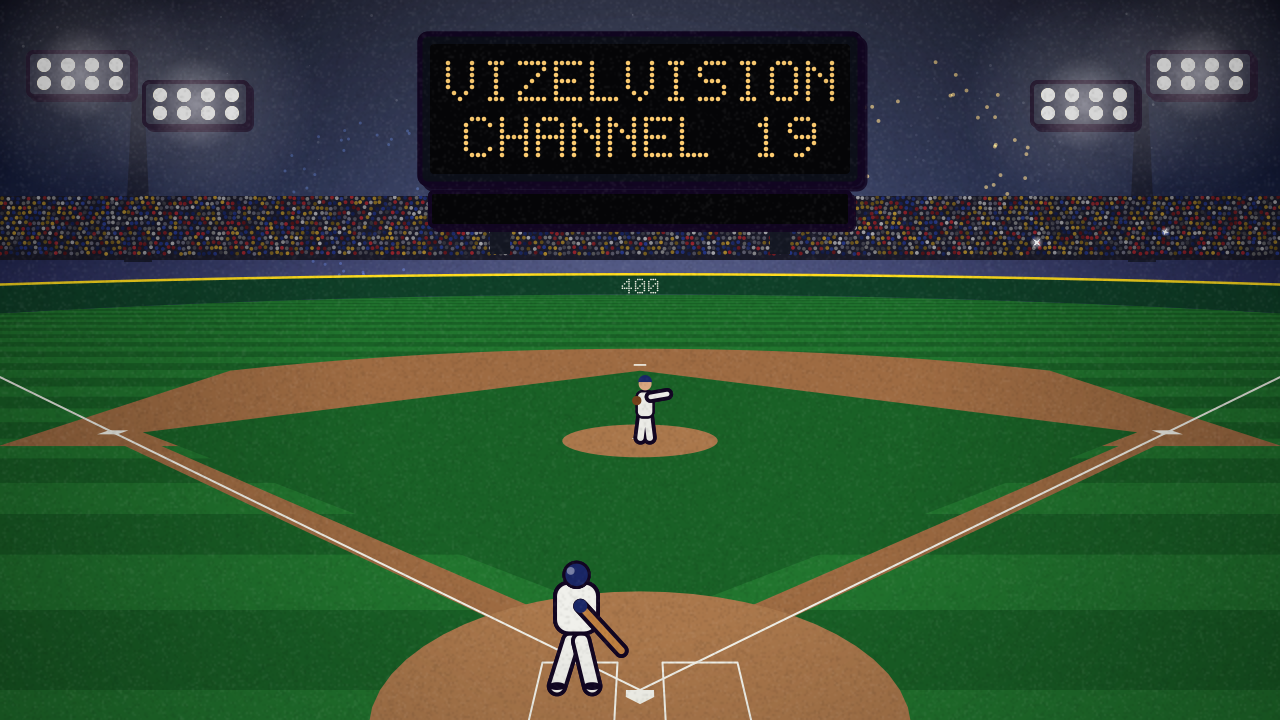

Python code for this plot:
"""Baseball on VizelVision: a ballpark at night, seen from high behind home plate. The
light banks bang on one by one, the organ plays the open logo, and the PA announces the
batter as the scoreboard spells it: NOW BATTING, No. 19, VIZELVISION. The pitch, the
crack of the bat, and the ball sails out over centre field into the scoreboard, which
bursts into HOME RUN! on the closed logo, with fireworks and the crowd on its feet. The
ribbon board under it carries the game on air (master's live text).

Aired only during an MLB game (LEAGUES). The PA is Jupiter, the Sports ID's baritone, with
the ballpark's echo: "Now batting... number nineteen... Vizzle Vision!"
"""
import math
import random
from functools import lru_cache

import cairo

from common import (INK, PINK, TAU, W, H, WHITE, YELLOW, back_out, clamp, ease_in, ease_in_out, ease_out, font,  # noqa: F401
                    glint, grain, inked, inked_stroke, mix, pulse, rounded_rect, span, vignette, PIXEL_FONT)

ID = 'baseball'
NAME = 'Baseball on VizelVision'
KIND = 'ident'
ORDER = 20
DESCRIPTION = ('Only during baseball: a night ballpark, the organ on the logo, the PA announcing No. 19, '
               'VizelVision, and a home run into the scoreboard on the closed logo, with fireworks. The ribbon '
               'board shows the game on air. Jupiter on the PA.')
DURATION = 10.0
STILL_AT = 8.6
LEAGUES = ('mlb',)

# Hit points (the music's too: promos/music.py).
BANKS_ON = (0.1, 0.3, 0.5, 0.7)                # the four light banks
ORGAN = 1.0                                     # the open logo on the organ
BOARD_ON = 0.9
NOW_BATTING = 1.9                               # the PA, and the board spelling it
NAME_AT = 3.9                                   # "...Vizzle Vision!" (the board's letters)
WINDUP = (4.75, 5.1)
RELEASE = 5.1
CONTACT = 5.5                                   # crack
FLIGHT = (5.5, 7.0)
HOME_RUN = 7.0                                  # the closed logo: into the scoreboard
FIREWORKS = (7.05, 7.3, 7.55, 8.05)
SIGN_OFF = 8.2                                  # VIZELVISION / CHANNEL 19 on the board
FADE = (9.25, 9.6)

HORIZON, CAMERA_H, CAMERA_D, FOCAL = 250, 22.0, 45.0, 900.0
BOARD = (420, 34, 440, 150)                     # the scoreboard: x, y, w, h
RIBBON = (430, 192, 420, 34)                    # the ribbon board under it
AMBER = (1.0, 0.72, 0.2)

OVERLAYS = [
    {'field': 'programme', 'box': [RIBBON[0] + 10, RIBBON[1] + 3, RIBBON[2] - 20, RIBBON[3] - 6],
     'from': BOARD_ON + 0.3, 'to': FADE[0] + 0.1,
     'style': {'font': 'Nimbus Sans Narrow', 'bold': True, 'size': 26, 'min_size': 13, 'color': list(AMBER),
               'upper': True, 'tracking': 0.08},
     'enter': {'kind': 'fade', 'seconds': 0.3}, 'exit': {'kind': 'fade', 'seconds': 0.3}},
]


# ---------------------------------------------------------------- the camera

def project(u, v, z=0.0):
    """Field feet (u right of home plate, v towards centre field, z up) to the frame."""
    depth = v + CAMERA_D
    return W / 2 + FOCAL * u / depth, HORIZON + FOCAL * (CAMERA_H - z) / depth


def scale_at(v):
    return FOCAL / (v + CAMERA_D)


def polygon(ctx, points):
    ctx.move_to(*project(*points[0]))
    for p in points[1:]:
        ctx.line_to(*project(*p))
    ctx.close_path()


def arc_points(cu, cv, r, a0, a1, n=48):
    return [(cu + r * math.sin(a0 + (a1 - a0) * k / n), cv + r * math.cos(a0 + (a1 - a0) * k / n)) for k in range(n + 1)]


def wall_distance(angle):
    """The fence: 330 ft down the lines, 400 to centre."""
    return 330 + 70 * math.cos(angle * 2) ** 0.8 if abs(angle) < math.pi / 4 else 330


# ---------------------------------------------------------------- the lights

def bank_level(t, i):
    on = BANKS_ON[i]
    if t < on:
        return 0.0
    p = span(t, on, on + 0.25)
    return 1.0 if p >= 1 else (0.5 + 0.5 * math.sin(p * 41) ** 2) * p ** 0.5


def lit(t):
    return sum(bank_level(t, i) for i in range(4)) / 4


BANK_PLACES = ((80, 74), (196, 104), (1200, 74), (1084, 104))


def sky(ctx, t):
    g = cairo.LinearGradient(0, 0, 0, HORIZON + 40)
    g.add_color_stop_rgb(0, 0.01, 0.015, 0.07)
    g.add_color_stop_rgb(0.7, 0.04, 0.07, 0.2)
    g.add_color_stop_rgb(1, 0.12, 0.13, 0.32)
    ctx.set_source(g)
    ctx.paint()
    rand = random.Random(4)
    for _ in range(40):
        x, y = rand.uniform(0, W), rand.uniform(0, 160)
        ctx.arc(x, y, rand.uniform(0.6, 1.5), 0, TAU)
        ctx.set_source_rgba(1, 1, 1, rand.uniform(0.2, 0.7) * (1 - 0.7 * lit(t)))
        ctx.fill()
    level = lit(t)
    if level > 0:
        haze = cairo.RadialGradient(W / 2, HORIZON, 50, W / 2, HORIZON, 800)
        haze.add_color_stop_rgba(0, 0.8, 0.85, 1.0, 0.32 * level)
        haze.add_color_stop_rgba(1, 0.8, 0.85, 1.0, 0)
        ctx.set_source(haze)
        ctx.paint()


def towers(ctx, t):
    for i, (x, y) in enumerate(BANK_PLACES):
        if i % 2 == 0:                                   # one mast for each pair of banks
            ctx.move_to(x + (58 if x < W / 2 else -58) - 6, y + 20)
            ctx.line_to(x + (58 if x < W / 2 else -58) - 14, 262)
            ctx.line_to(x + (58 if x < W / 2 else -58) + 14, 262)
            ctx.line_to(x + (58 if x < W / 2 else -58) + 6, y + 20)
            ctx.close_path()
            ctx.set_source_rgb(0.1, 0.11, 0.19)
            ctx.fill()
    for i, (x, y) in enumerate(BANK_PLACES):
        level = bank_level(t, i)
        rounded_rect(ctx, x - 52, y - 22, 104, 44, 6)
        inked(ctx, (0.16, 0.17, 0.26), 4, (4, 4))
        lamp = mix((0.25, 0.26, 0.33), (1.0, 0.97, 0.86), level)
        for r in range(2):
            for c in range(4):
                ctx.arc(x - 36 + c * 24, y - 9 + r * 18, 7, 0, TAU)
                ctx.set_source_rgb(*lamp)
                ctx.fill()
        if level > 0:
            ctx.save()
            ctx.set_operator(cairo.OPERATOR_ADD)
            strike = pulse(t, BANKS_ON[i], 0.5)
            r = 120 + 220 * strike
            g = cairo.RadialGradient(x, y, 0, x, y, r)
            g.add_color_stop_rgba(0, 1, 0.97, 0.9, 0.5 * level + 0.35 * strike)
            g.add_color_stop_rgba(0.4, 1, 0.95, 0.85, 0.12 * level)
            g.add_color_stop_rgba(1, 1, 1, 1, 0)
            ctx.set_source(g)
            ctx.arc(x, y, r, 0, TAU)
            ctx.fill()
            ctx.restore()


# ---------------------------------------------------------------- the park

@lru_cache(maxsize=None)
def crowd_surface():
    """The bleachers beyond the fence: rows of fans, drawn once."""
    w, h = W, 70
    surface = cairo.ImageSurface(cairo.FORMAT_ARGB32, w, h)
    ctx = cairo.Context(surface)
    rand = random.Random(19)
    shirts = ((0.85, 0.2, 0.25), (0.92, 0.92, 0.95), (0.2, 0.3, 0.75), (0.95, 0.75, 0.25), (0.55, 0.55, 0.65))
    ctx.set_source_rgb(0.1, 0.1, 0.16)
    ctx.paint()
    for row in range(3, h - 2, 5):
        x = rand.uniform(0, 4)
        while x < w:
            value = rand.uniform(0.35, 0.7)
            ctx.arc(x, row + rand.uniform(-1, 1), 1.9, 0, TAU)
            ctx.set_source_rgba(*(c * value for c in rand.choice(shirts)), 1)
            ctx.fill()
            x += rand.uniform(4, 6.5)
    return surface


def fence_points(z):
    n = 60
    return [(wall_distance(a) * math.sin(a), wall_distance(a) * math.cos(a), z)
            for a in (-math.pi / 4 - 0.25 + (math.pi / 2 + 0.5) * k / n for k in range(n + 1))]


def stands(ctx, t, frame):
    top = fence_points(10)
    ctx.save()
    ctx.move_to(0, 196)
    ctx.line_to(W, 196)
    for p in reversed(top):
        ctx.line_to(*project(*p))
    ctx.close_path()
    ctx.clip()
    ctx.set_source_surface(crowd_surface(), 0, 190)
    ctx.paint()
    ctx.set_source_rgba(0.02, 0.02, 0.08, 0.6 * (1 - lit(t)))
    ctx.paint()
    ctx.restore()
    storm = max(pulse(t, HOME_RUN, 1.6), 0.3 * pulse(t, CONTACT, 1.0))
    rand = random.Random(frame)
    for _ in range(int(2 + 40 * storm) if t > BANKS_ON[-1] else 0):
        glint(ctx, rand.uniform(10, W - 10), rand.uniform(200, 250), rand.uniform(4, 7), rand.random(), 0.9)


def field(ctx, t):
    # Outfield grass to the fence, in the mower's stripes (bands across the field).
    stripes = ((0.13, 0.46, 0.18), (0.1, 0.38, 0.15))
    fence = fence_points(0)
    ctx.save()
    ctx.move_to(-10, H + 10)
    for p in fence:
        ctx.line_to(*project(*p))
    ctx.line_to(W + 10, H + 10)
    ctx.close_path()
    ctx.clip()
    ctx.set_source_rgb(*stripes[0])
    ctx.paint()
    for k in range(0, 44, 2):
        v0, v1 = -20 + k * 10, -20 + (k + 1) * 10
        y0, y1 = project(0, v1)[1], project(0, v0)[1]
        ctx.rectangle(0, y0, W, y1 - y0)
    ctx.set_source_rgb(*stripes[1])
    ctx.fill()
    ctx.restore()
    # The fence: padded, with its yellow top and the distance at centre.
    top, bottom = fence_points(10), fence_points(0)
    polygon(ctx, top + list(reversed(bottom)))
    ctx.set_source_rgb(0.06, 0.25, 0.16)
    ctx.fill()
    ctx.move_to(*project(*top[0]))
    for p in top[1:]:
        ctx.line_to(*project(*p))
    ctx.set_source_rgb(*YELLOW)
    ctx.set_line_width(2.5)
    ctx.stroke()
    x, y = project(0, 400, 5)
    pixel_bulbs(ctx, '400', x, y - 6, 2.2, (0.95, 0.95, 0.9), None, align='center')
    # The infield: dirt in a wide arc round the mound, the grass square, the base paths.
    dirt = (0.62, 0.42, 0.26)
    arc = arc_points(0, 60.5, 95, math.pi / 4 + 0.12, -math.pi / 4 - 0.12)
    polygon(ctx, [(72, 56)] + arc + [(-72, 56)])              # the skin beyond the bases, out to the arc
    ctx.set_source_rgb(*dirt)
    ctx.fill()
    polygon(ctx, [(0, 8), (60, 63.6), (0, 119), (-60, 63.6)])
    ctx.set_source_rgb(*stripes[1])
    ctx.fill()
    for side in (-1, 1):                                       # the base paths, home to first and third
        polygon(ctx, [(side * 2.5, 2.5), (side * 64.6, 62.6), (side * 62.6, 64.6), (side * 0.5, 4.5)])
        ctx.set_source_rgb(*dirt)
        ctx.fill()
    for u, v, r in ((0, 59.5, 9), (0, 0, 13)):              # the mound, and round home plate
        polygon(ctx, arc_points(u, v, r, 0, TAU))
        ctx.set_source_rgb(*mix(dirt, (0.8, 0.6, 0.4), 0.25))
        ctx.fill()
    ctx.set_source_rgb(0.95, 0.95, 0.92)
    for side in (-1, 1):                                    # the foul lines
        a, b = project(0, 0), project(side * 330 * math.sin(math.pi / 4), 330 * math.cos(math.pi / 4))
        ctx.move_to(*a)
        ctx.line_to(*b)
        ctx.set_line_width(2)
        ctx.stroke()
    for u, v in ((63.6, 63.6), (0, 127.3), (-63.6, 63.6)):  # the bases
        polygon(ctx, [(u - 1.2, v - 1.2), (u + 1.2, v - 1.2), (u + 1.2, v + 1.2), (u - 1.2, v + 1.2)])
        ctx.fill()
    polygon(ctx, [(-0.7, 0.0), (0.7, 0.0), (0.7, -0.7), (0, -1.4), (-0.7, -0.7)])
    ctx.fill()
    ctx.set_line_width(2)
    for side in (-1, 1):                                    # the batter's boxes
        polygon(ctx, [(side * 1.2, -3), (side * 5.2, -3), (side * 5.2, 3), (side * 1.2, 3)])
        ctx.stroke()
    polygon(ctx, [(-0.9, 59.8), (0.9, 59.8), (0.9, 60.3), (-0.9, 60.3)])   # the rubber
    ctx.fill()


def darkness(ctx, t):
    amount = 0.75 * (1 - lit(t))
    if amount > 0:
        ctx.set_source_rgba(0, 0, 0.03, amount)
        ctx.paint()


# ---------------------------------------------------------------- the scoreboard

def pixel_bulbs(ctx, text, x, y, cell, on, off, align='left'):
    """text in the 5x7 face as bulbs, cell px apart; off bulbs drawn dim (or not, if None)."""
    width = (len(text) * 6 - 1) * cell
    if align == 'center':
        x -= width / 2
    for i, ch in enumerate(text.upper()):
        rows = PIXEL_FONT.get(ch, PIXEL_FONT['?']).split()
        for r, row in enumerate(rows):
            for c, bit in enumerate(row):
                if bit == '1' or off:
                    ctx.arc(x + (i * 6 + c) * cell + cell / 2, y + r * cell + cell / 2, cell * 0.38, 0, TAU)
                    ctx.set_source_rgb(*(on if bit == '1' else off))
                    ctx.fill()
    return width


def board_lines(t):
    """What the scoreboard says now: two lines of up to 13 letters, and a blink."""
    if t < BOARD_ON:
        return '', '', False
    if t < NOW_BATTING:
        return 'VIZELVISION', 'BALLPARK', False
    if t < NAME_AT:
        return 'NOW BATTING', 'NO. 19', False
    if t < RELEASE + 0.42:
        name = 'VIZELVISION'
        return 'NO. 19', name[:max(1, int(len(name) * span(t, NAME_AT, NAME_AT + 0.7) + 0.999))], False
    if t < HOME_RUN:
        return 'VIZELVISION', '97 MPH', False
    if t < SIGN_OFF:
        return 'HOME RUN!', 'HOME RUN!', math.sin((t - HOME_RUN) * 26) < -0.2
    return 'VIZELVISION', 'CHANNEL 19', False


def scoreboard(ctx, t):
    x, y, w, h = BOARD
    for lx in (x + 70, x + w - 90):                          # its legs, down into the bleachers
        ctx.rectangle(lx, y + h, 20, 70)
    ctx.set_source_rgb(0.08, 0.09, 0.14)
    ctx.fill()
    rounded_rect(ctx, x, y, w, h, 8)
    inked(ctx, (0.05, 0.06, 0.1), 5, (5, 5))
    rounded_rect(ctx, x + 10, y + 10, w - 20, h - 20, 4)
    ctx.set_source_rgb(0.02, 0.02, 0.03)
    ctx.fill()
    on = span(t, BOARD_ON, BOARD_ON + 0.2)
    line1, line2, dark = board_lines(t)
    flare = pulse(t, HOME_RUN, 0.5)
    colour = mix(AMBER, WHITE, 0.3 + 0.7 * flare)
    if on > 0 and not dark:
        for text, row in ((line1, 0), (line2, 1)):
            pixel_bulbs(ctx, text, x + w / 2, y + 26 + row * 56, 6.0, mix((0.12, 0.08, 0.04), colour, on),
                        None, align='center')
    rx, ry, rw, rh = RIBBON                                  # the ribbon board: master writes the game on it
    rounded_rect(ctx, rx, ry, rw, rh, 4)
    inked(ctx, (0.02, 0.02, 0.03), 4, (4, 4))
    if flare > 0:
        ctx.save()
        ctx.set_operator(cairo.OPERATOR_ADD)
        g = cairo.RadialGradient(x + w / 2, y + h / 2, 10, x + w / 2, y + h / 2, 400)
        g.add_color_stop_rgba(0, 1, 0.9, 0.7, 0.6 * flare)
        g.add_color_stop_rgba(1, 1, 0.9, 0.7, 0)
        ctx.set_source(g)
        ctx.paint()
        ctx.restore()


# ---------------------------------------------------------------- the players and the ball

def pitch_path(t):
    """The ball from release to the plate, then hit away over centre field: (u, v, z)."""
    if t < RELEASE:
        return None
    if t < CONTACT:
        p = span(t, RELEASE, CONTACT)
        return 1.5 - 1.2 * p, 55 - 54.5 * p, 6.2 - 3.6 * p - 0.6 * math.sin(math.pi * p)
    if t < FLIGHT[1]:
        s = span(t, *FLIGHT)
        return 0.3 + 5.7 * s, 0.5 + 479.5 * s ** 0.85, 2.6 + 241.2 * s - 139.8 * s * s   # a high fly, into the board
    return None


def ball(ctx, t):
    pose = pitch_path(t)
    if pose is None:
        return
    trail = [pitch_path(max(RELEASE, t - k * 0.012)) for k in range(14 if t >= CONTACT else 8)]
    for k, p in enumerate(reversed([p for p in trail if p])):
        x, y = project(*p)
        ctx.arc(x, y, max(1.5, 0.5 * scale_at(p[1])) * 0.9, 0, TAU)
        ctx.set_source_rgba(1, 1, 1, 0.08 + 0.06 * k)
        ctx.fill()
    x, y = project(*pose)
    r = max(3.6, 0.55 * scale_at(pose[1]))
    if t >= CONTACT:                                          # in flight: a glow, so the eye can follow it
        g = cairo.RadialGradient(x, y, 0, x, y, r * 5)
        g.add_color_stop_rgba(0, 1, 1, 0.9, 0.55)
        g.add_color_stop_rgba(1, 1, 1, 0.9, 0)
        ctx.set_source(g)
        ctx.arc(x, y, r * 5, 0, TAU)
        ctx.fill()
    ctx.arc(x, y, r, 0, TAU)
    ctx.set_source_rgb(0.98, 0.97, 0.94)
    ctx.fill_preserve()
    ctx.set_source_rgb(*INK)
    ctx.set_line_width(max(1.0, r * 0.18))
    ctx.stroke()
    if r > 5:
        ctx.arc(x - r * 0.9, y, r * 0.7, -0.9, 0.9)
        ctx.arc_negative(x + r * 0.9, y, r * 0.7, math.pi + 0.9, math.pi - 0.9)
        ctx.set_source_rgb(0.85, 0.12, 0.15)
        ctx.set_line_width(max(1.0, r * 0.12))
        ctx.stroke()


def pitcher(ctx, t):
    """A small figure on the mound: set, the leg lift, the throw, the follow-through."""
    x, y = project(0.6, 60.5)
    s = scale_at(60.5) / 9.2
    lift = math.sin(math.pi * span(t, *WINDUP))
    throw = span(t, RELEASE - 0.08, RELEASE + 0.25)
    ctx.save()
    ctx.translate(x, y)
    ctx.scale(s, s)
    ctx.set_line_cap(cairo.LINE_CAP_ROUND)
    ctx.move_to(-5, 0)                                       # the planted leg
    ctx.line_to(-2, -24)
    ctx.move_to(5 + 4 * lift, -18 * lift)                    # the other, lifted
    ctx.line_to(2, -24)
    inked_stroke(ctx, (0.92, 0.92, 0.9), 7, (0, 0))
    rounded_rect(ctx, -9, -50, 18, 28, 6)                    # the body
    inked(ctx, (0.92, 0.92, 0.9), 2.5, (0, 0))
    arm = -2.4 + 3.8 * ease_in(throw, 2) if t >= RELEASE - 0.08 else -0.4 - 1.6 * lift
    ctx.move_to(6, -44)
    ctx.line_to(6 + 18 * math.sin(arm), -44 - 18 * math.cos(arm))
    inked_stroke(ctx, (0.92, 0.92, 0.9), 5, (0, 0))
    ctx.arc(-9, -40, 5, 0, TAU)                              # the glove
    ctx.set_source_rgb(0.45, 0.25, 0.1)
    ctx.fill()
    ctx.arc(0, -58, 7, 0, TAU)                               # the head and cap
    ctx.set_source_rgb(0.85, 0.65, 0.5)
    ctx.fill()
    ctx.arc(0, -60, 7.5, math.pi, TAU)
    ctx.set_source_rgb(0.1, 0.15, 0.4)
    ctx.fill()
    ctx.restore()


def batter(ctx, t):
    """No. 19, from behind: a right-handed stance, the bat up; the swing through contact."""
    x, y = project(-3.2, 0.4)
    s = scale_at(0) * 6.2 / 127                              # six foot two
    swing = span(t, CONTACT - 0.12, CONTACT + 0.18)
    ctx.save()
    ctx.translate(x, y)
    ctx.scale(s, s)
    turn = ease_in_out(swing)
    ctx.set_line_cap(cairo.LINE_CAP_ROUND)
    for lx, foot in ((-14, -20), (12, 16)):                   # legs, apart
        ctx.move_to(lx * 0.4, -46)
        ctx.line_to(foot, 0)
        inked_stroke(ctx, (0.94, 0.94, 0.92), 13, (0, 0))
    for foot in (-20, 16):
        ctx.save()
        ctx.translate(foot, 0)
        ctx.scale(9, 4)
        ctx.arc(0, 0, 1, 0, TAU)
        ctx.restore()
        ctx.set_source_rgb(*INK)
        ctx.fill()
    ctx.save()                                               # the body, twisting through the swing
    ctx.translate(0, -70)
    ctx.scale(1 - 0.25 * math.sin(math.pi * turn), 1)
    rounded_rect(ctx, -22, -36, 44, 52, 14)
    inked(ctx, (0.94, 0.94, 0.92), 4, (0, 0))
    if turn < 0.5:
        font(ctx, 'URW Gothic', 26)
        ctx.move_to(-17, 2)
        ctx.text_path('19')
        ctx.set_source_rgb(0.1, 0.15, 0.4)
        ctx.fill()
        font(ctx, 'URW Gothic', 8)
        ctx.move_to(-14, -18)
        ctx.text_path('VIZEL')
        ctx.fill()
    ctx.restore()
    ctx.arc(0, -114, 13, 0, TAU)                             # the helmet
    inked(ctx, (0.1, 0.15, 0.4), 3, (0, 0))
    ctx.arc(-6, -118, 4, 0, TAU)
    ctx.set_source_rgba(1, 1, 1, 0.4)
    ctx.fill()
    # The bat: up behind the right shoulder in the stance, round through the zone, wrapped after.
    angle = -2.2 + (4.6 * ease_in(swing, 1.6) if swing < 1 else 4.6)
    hx, hy = 14 - 10 * turn, -88 + 6 * turn
    ctx.move_to(hx, hy)
    ctx.line_to(hx + 62 * math.sin(angle), hy - 62 * math.cos(angle))
    inked_stroke(ctx, (0.75, 0.5, 0.25), 7, (0, 0))
    ctx.arc(hx, hy, 7, 0, TAU)
    ctx.set_source_rgb(0.1, 0.15, 0.4)
    ctx.fill()
    ctx.restore()
    if 0 < t - CONTACT < 0.25:                                # the crack
        p = span(t, CONTACT, CONTACT + 0.25)
        bx, by = project(0.3, 0.5, 2.6)
        glint(ctx, bx, by, 40 * math.sin(math.pi * p), p * 3, 1 - p)


# ---------------------------------------------------------------- fireworks

@lru_cache(maxsize=None)
def sparks(k):
    rand = random.Random(k * 13 + 1)
    return [(rand.uniform(0, TAU), rand.uniform(0.6, 1.0)) for _ in range(46)]


def fireworks(ctx, t):
    colours = ((1, 0.3, 0.35), (1, 1, 1), (0.4, 0.6, 1), (1, 0.8, 0.3))
    places = ((300, 100), (985, 90), (365, 160), (930, 150))     # either side of the scoreboard
    ctx.save()
    ctx.set_operator(cairo.OPERATOR_ADD)
    for k, start in enumerate(FIREWORKS):
        p = span(t, start, start + 1.4)
        if not 0 < p < 1:
            continue
        cx, cy = places[k]
        radius = (90 + 40 * (k == 3)) * ease_out(p)
        fade = 1 - p
        for angle, speed in sparks(k):
            sx = cx + math.cos(angle) * radius * speed
            sy = cy + math.sin(angle) * radius * speed + 70 * p * p
            ctx.arc(sx, sy, 2.4 * (1 - 0.5 * p), 0, TAU)
            ctx.set_source_rgba(*colours[k], 0.9 * fade)
            ctx.fill()
        if p < 0.15:
            g = cairo.RadialGradient(cx, cy, 0, cx, cy, 80)
            g.add_color_stop_rgba(0, *colours[k], 0.6 * (1 - p / 0.15))
            g.add_color_stop_rgba(1, *colours[k], 0)
            ctx.set_source(g)
            ctx.paint()
    ctx.restore()


# ---------------------------------------------------------------- the frame

def draw(ctx, t, frame):
    ctx.set_source_rgb(0, 0, 0)
    ctx.paint()
    if t >= FADE[1]:
        return
    sky(ctx, t)
    fireworks(ctx, t)
    towers(ctx, t)
    stands(ctx, t, frame)
    scoreboard(ctx, t)
    field(ctx, t)
    darkness(ctx, t)
    if t >= FLIGHT[0] + 0.7:                                  # far off, the ball flies over the park
        ball(ctx, t)
    pitcher(ctx, t)
    if t < FLIGHT[0] + 0.7:
        ball(ctx, t)
    batter(ctx, t)
    vignette(ctx, 0.45)
    grain(ctx, frame, 0.35)
    opening = 1 - ease_out(span(t, 0.0, 0.3))
    if opening > 0:
        ctx.set_source_rgba(0, 0, 0, opening)
        ctx.paint()
    out = span(t, *FADE)
    if out > 0:
        ctx.set_source_rgba(0, 0, 0, ease_in_out(out))
        ctx.paint()
